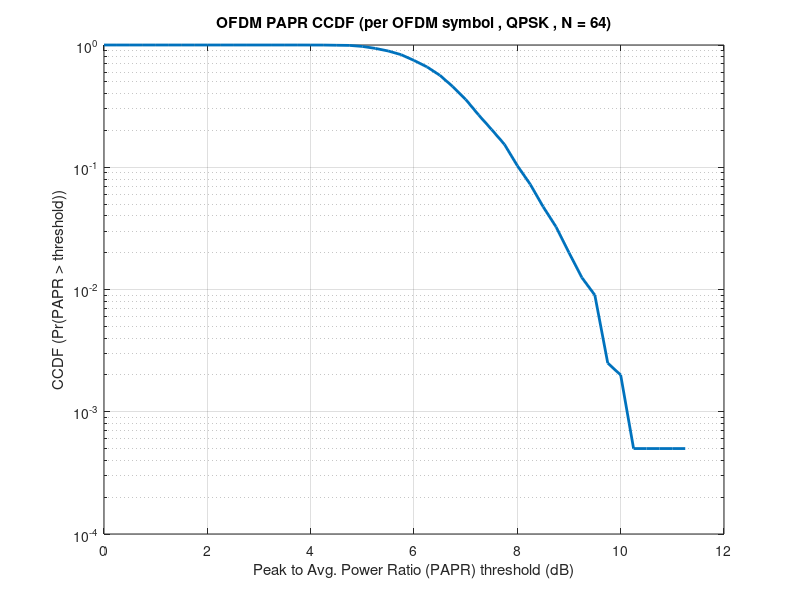
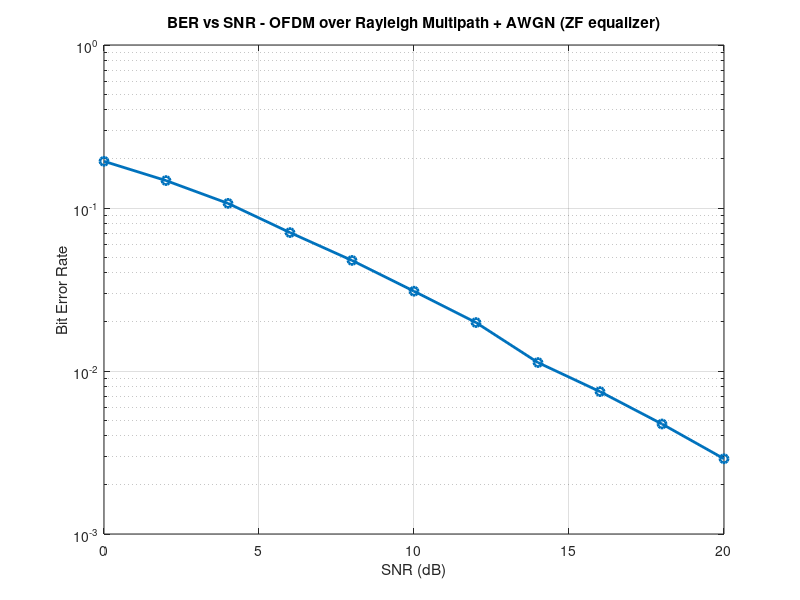
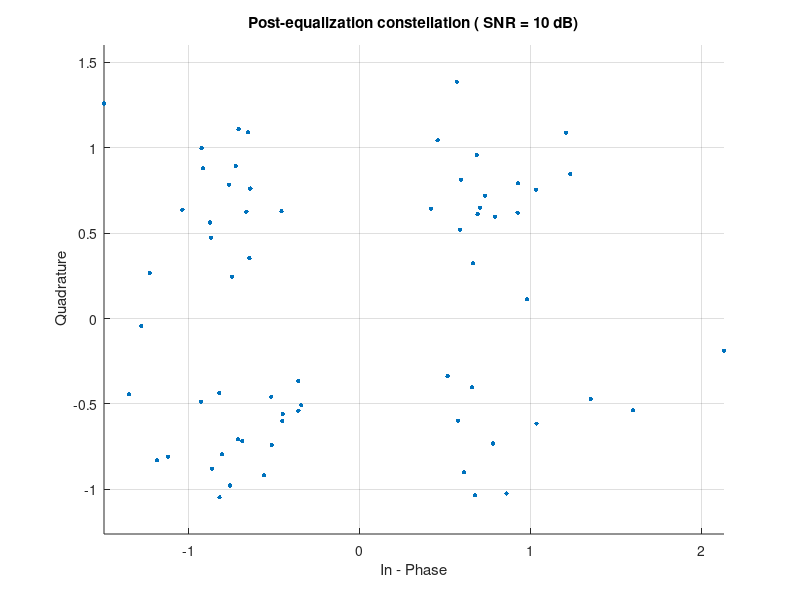

Here is the MATLAB script that generated these plots, in order:
clc;
clear ;
close all;

subcarriers = 64 ;
cp_len = 16 ; % Cyclic Prefix Length
data_symbols = 2000 ;
mod_order = 4 ; % for QPSK
bits_per_sym = log2(mod_order) ;
SNR_db = 0:2:20 ;

taps = 4 ;
tap_delay = 0:(taps-1) ;
tap_power_db = [0 -3 -6 -9] ; % assumption
tap_power = 10.^(tap_power_db/10) ;
tap_power = tap_power / sum(tap_power) ;

num_bits = data_symbols * subcarriers * bits_per_sym ;
rng(1) ; % rng(): Random Number Generator 

QPSK_mod = @(bits) (1/sqrt(2)) * ((1-2*bits(:,1)) + 1*j*(1-2*bits(:,2))) ;
QPSK_demod = @(sym) [ real(sym) < 0 , imag(sym) < 0 ] ;

bits = randi([0 1] , num_bits , 1) ;

bits_reshaped = reshape(bits , bits_per_sym , []).' ;
symbols = QPSK_mod(bits_reshaped);

symbols = reshape( symbols , subcarriers , []) ;

papr_vals = zeros(1 , size(symbols,2)) ;
for i = 1 : size(symbols,2) 
    tx_ifft = ifft(symbols(:,i) , subcarriers) ;
    P_peak = max(abs(tx_ifft).^2) ;
    P_avg = mean(abs(tx_ifft).^2); 
    papr_vals(i) = 10*log10(P_peak / P_avg); 
end

papr_threshold = 0:0.25:12 ;
ccdf = zeros(size(papr_threshold)) ;
for idx = 1:length(papr_threshold)
    ccdf(idx) = mean(papr_vals > papr_threshold(idx)) ;
end

BER = zeros(size(SNR_db)) ;

for k = 1:length(SNR_db)
    snr_db = SNR_db(k) ;
    snr_lin = 10^(snr_db/10) ;
    error_bits = 0 ;
    total_bits = 0 ;
    for sym_k = 1 : size(symbols ,2)
        %....TRANSMITTER...
        X = symbols(: , sym_k) ; % Freq. domain QPSK symbol
        x_time = ifft(X , subcarriers) ; % Time Domain OFDM Symbol 
        tx_with_cp = [ x_time(end - cp_len + 1 : end) ; x_time] ;
        % CHANNEL : freq. selective block fading
        h_taps = (randn(taps,1) + 1*j*randn(taps,1))/sqrt(2) ;
        for tt = 1:taps
            h_taps(tt) = h_taps(tt) * sqrt(tap_power(tt)) ;
        end
        h = zeros(max(tap_delay) + 1 , 1) ; % channel impulse response vector
        h(tap_delay + 1) = h_taps;
        rx_channel = conv(tx_with_cp , h) ;
        %....AWGN....
        signal_power = mean(abs(tx_with_cp).^2) * sum(abs(h).^2) ; 
        noise_var = signal_power / snr_lin ;
        noise = sqrt(noise_var / 2) * (randn(size(rx_channel)) + 1*j*randn(size(rx_channel))) ;
        rx = rx_channel + noise ;
        %....RECIEVER....
        rx_no_cp = rx(cp_len + 1 : cp_len + subcarriers) ;
        Y = fft(rx_no_cp , subcarriers) ; 
        H = fft(h , subcarriers) ; % freq. response of channel on subcarriers
        X_hat = Y ./ H ; % zero forcing equalization

        rx_bits_mat = QPSK_demod(X_hat).' ;
        rx_bits = rx_bits_mat(:) ;

        orig_bits_start = (sym_k - 1) * subcarriers * bits_per_sym + 1 ;
        orig_bits_end = sym_k * subcarriers * bits_per_sym ;
        orig_bits = bits(orig_bits_start : orig_bits_end) ;

        error_bits = error_bits + sum(orig_bits ~= rx_bits) ;
        total_bits = total_bits + length(orig_bits) ;
    end
    BER(k) = error_bits / total_bits;
    fprintf('SNR = %2d dB , BER = %.5e\n' , snr_db , BER(k)) ;
end

figure(1) ;
semilogy(papr_threshold ,ccdf , 'LineWidth', 2) ;
grid on ;
xlabel('Peak to Avg. Power Ratio (PAPR) threshold (dB)') ;
ylabel('CCDF (Pr(PAPR > threshold))') ;
title('OFDM PAPR CCDF (per OFDM symbol , QPSK , N = 64)') ;
xlim([0 max(papr_threshold)]) ;
ylim([1e-4 1]) ;

figure(2) ;
semilogy(SNR_db ,BER , '-o' , 'LineWidth', 2);
grid on ;
xlabel('SNR (dB)') ;
ylabel('Bit Error Rate') ;
title('BER vs SNR - OFDM over Rayleigh Multipath + AWGN (ZF equalizer)') ;
xlim([min(SNR_db) max(SNR_db)]) ;

mid_idx = ceil(length(SNR_db)/2) ;
snr_db = SNR_db(mid_idx) ;
snr_lin = 10^(snr_db/10) ;

sym_idx = 1 ;
X = symbols(:,sym_idx) ;
x_time = ifft(X,subcarriers) ;
tx_with_cp = [x_time(end-cp_len + 1 : end) ; x_time] ;

h_taps = (randn(taps,1) + 1*j*randn(taps,1))/sqrt(2);
for tt = 1 : taps
    h_taps(tt) = h_taps(tt) * sqrt(tap_power(tt)); 
end
h = zeros(max(tap_delay) + 1, 1);
h(tap_delay + 1) = h_taps;
rx_channel = conv(tx_with_cp, h); % Channel response
signal_power = mean(abs(tx_with_cp).^2) * sum(abs(h).^2); 
noise_var = signal_power / snr_lin; 
noise = sqrt(noise_var / 2) * (randn(size(rx_channel)) + 1*j*randn(size(rx_channel))); 
rx = rx_channel + noise; % Received signal after adding noise
rx_no_cp = rx(cp_len + 1 : cp_len + subcarriers);
Y = fft(rx_no_cp, subcarriers);
H = fft(h, subcarriers); % Frequency response of channel on subcarriers
X_hat = Y ./ H; % Zero forcing equalization

figure(3) ;
scatter(real(X_hat) , imag(X_hat) , 10 , 'filled') ; 
axis equal ;
grid on ;
xlabel('In - Phase') ;
ylabel(' Quadrature') ;
title( sprintf('Post-equalization constellation ( SNR = %d dB)' , snr_db)) ;

fprintf('\n Peak to Average Power Ratio Statistics (per OFDM symbol , dB) : \n') ;
fprintf(' Minimum Peak to Avg. Power Ratio = %.2f dB\n' , min(papr_vals)) ;
fprintf(' Median = %.2f dB\n' , median(papr_vals)) ;
fprintf(' Mean = %.2f dB\n' , mean(papr_vals)) ; 
fprintf(' 99th percentile = %.2f dB\n' , prctile(papr_vals , 99)) ;
